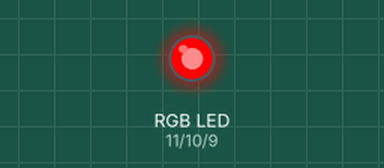
The sketch below on a simulated Arduino Uno, built with avr-gcc and run on an emulated ATmega328P. On the bench: an RGB LED mixed from three pins (HIGH = lit). Dim RGB values are drawn brighter than linear.

Above: at 0.05 s.
At 5.65 s:
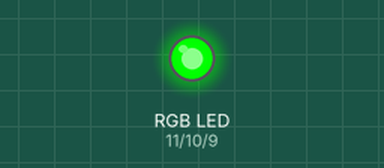
At 11.25 s:
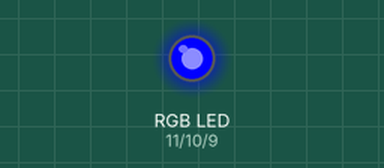
At 22.45 s:
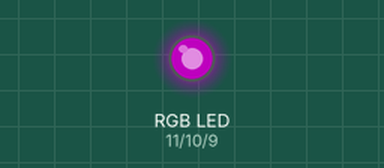
At 33.65 s:
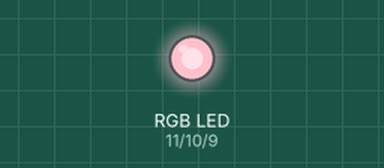
At 44.85 s:
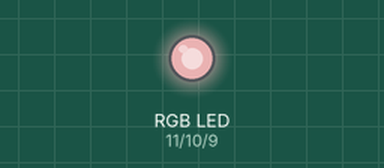
Timing chart, 0 to 58.5 s (numbered marks = the images above):
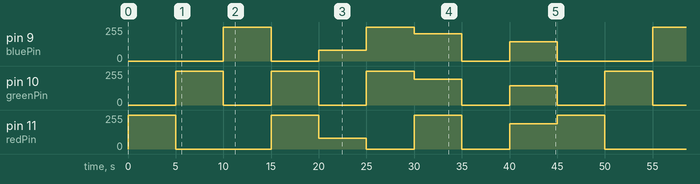

Measured:
- by itself, pin 10 (greenPin): repeats every 45.0 s: 2 × (0/255 5.0 s, 255/255 5.0 s), 192/255 5.0 s, 0/255 5.0 s, 143/255 5.0 s, 0/255 5.0 s, 255/255 5.0 s
- by itself, pin 9 (bluePin): repeats every 45.0 s: 0/255 5.0 s, 80/255 5.0 s, 255/255 5.0 s, 203/255 5.0 s, 0/255 5.0 s, 143/255 5.0 s, 0/255 10.0 s, 255/255 5.0 s

The sketch:

RGB_LED.ino
```cpp
// RGB LED

//Setting up the color pins
int redPin = 11;
int greenPin = 10;
int bluePin = 9;

void setup() {
  //set up pins as output
  pinMode (redPin, OUTPUT);
  pinMode (greenPin, OUTPUT);
  pinMode (bluePin, OUTPUT);

}

void loop() {
  setColor(255, 0, 0); // red
  delay(5000);
  setColor(0, 255, 0); // green
  delay(5000);
  setColor(0, 0, 255); // blue
  delay(5000);
  setColor(255, 255, 0);  // orange
  delay(5000);
  setColor(80, 0, 80);  // purple
  delay(5000);
  setColor(0, 255, 255);  // aqua -- looks blue
  delay(5000);
  setColor(255, 192, 203);  // pink
  delay(5000);
  setColor(0, 0, 0);  // black -- turns off the light
  delay(5000);
  setColor(188, 143, 143);  // rosybrown -- looks pink
  delay(5000);
}
void setColor(int red, int green, int blue)
{
  #ifdef COMMON_ANODE
    red = 255 - red;
    green = 255 - green;
    blue = 255 - blue;
  #endif
  analogWrite(redPin, red);
  analogWrite(greenPin, green);
  analogWrite(bluePin, blue);
}
```
